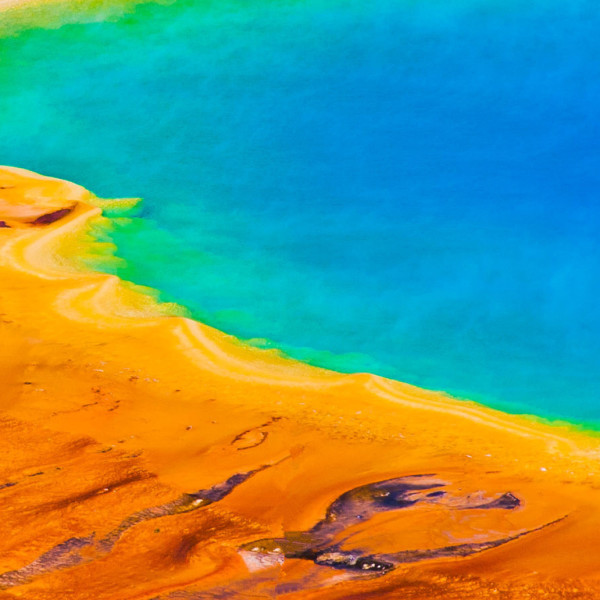
#> input picture Lab_7/static/SampleImage.jpg, 600 x 600 px
$ python L7_2.py
#> lines starting #> are read from the running program, lines starting #| are printed output that depends on the picture
import numpy as np
import cv2

# Read the input image
img = cv2.imread("static/SampleImage.jpg", 0)
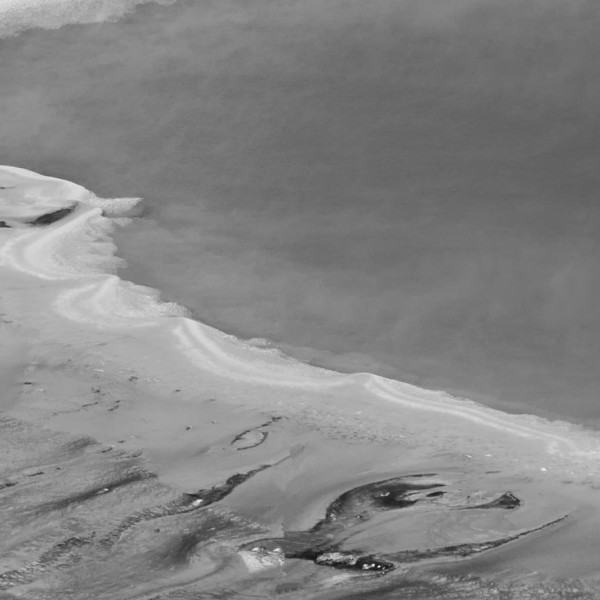
#> img: shape (600, 600); min 20, max 236, mean 132.6
rows, cols = img.shape
#> rows = 600; cols = 600
img_shrinked = cv2.resize(img, (250, 200), interpolation=cv2.INTER_AREA)
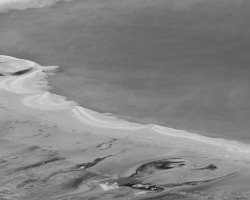
#> img_shrinked: shape (200, 250); min 27, max 221, mean 132.6

img_enlarged = cv2.resize(img, None, fx=1.5, fy=1.5, interpolation=cv2.INTER_CUBIC)
cv2.imshow("Original Image", img)
cv2.imshow("Scaled Image - Shrink", img_shrinked)
cv2.imshow("Scaled Image - Enlarge", img_enlarged)
cv2.imwrite("enlarged.jpg", img_enlarged)
cv2.imwrite("shrinked.jpg", img_shrinked)
cv2.waitKey(0)
cv2.destroyAllWindows()
